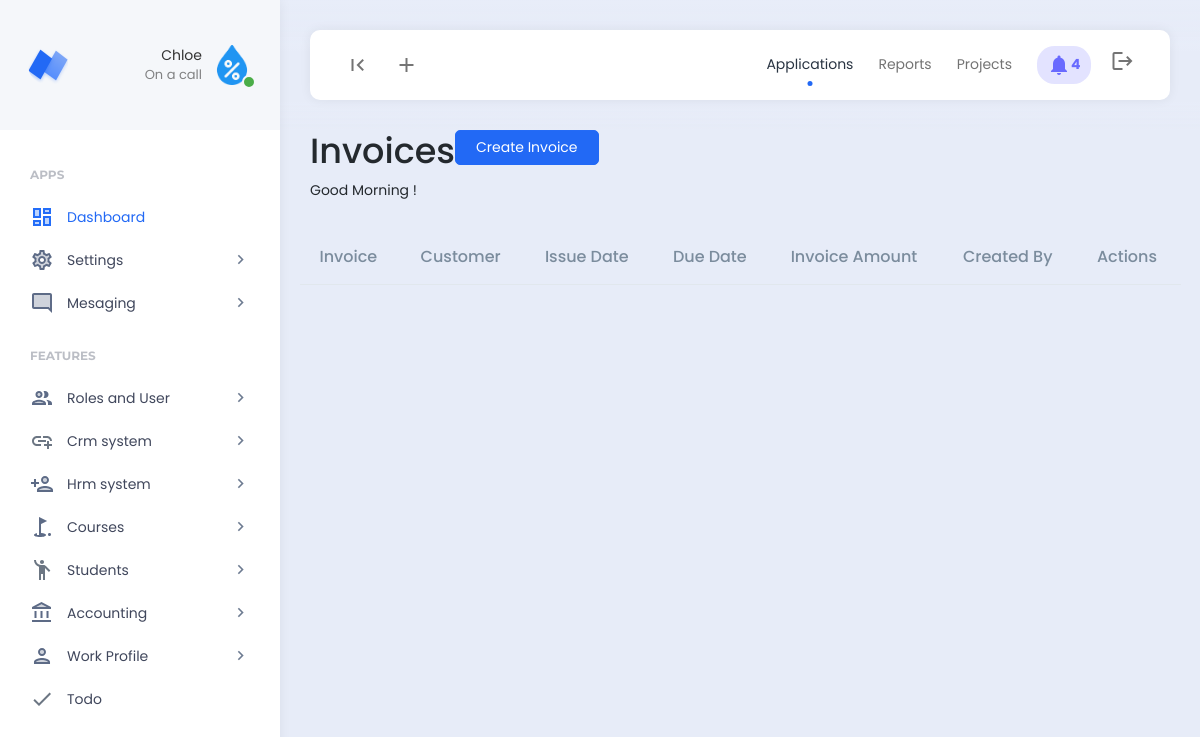
The page /invoice/ (signed in) on the database as committed earlier.
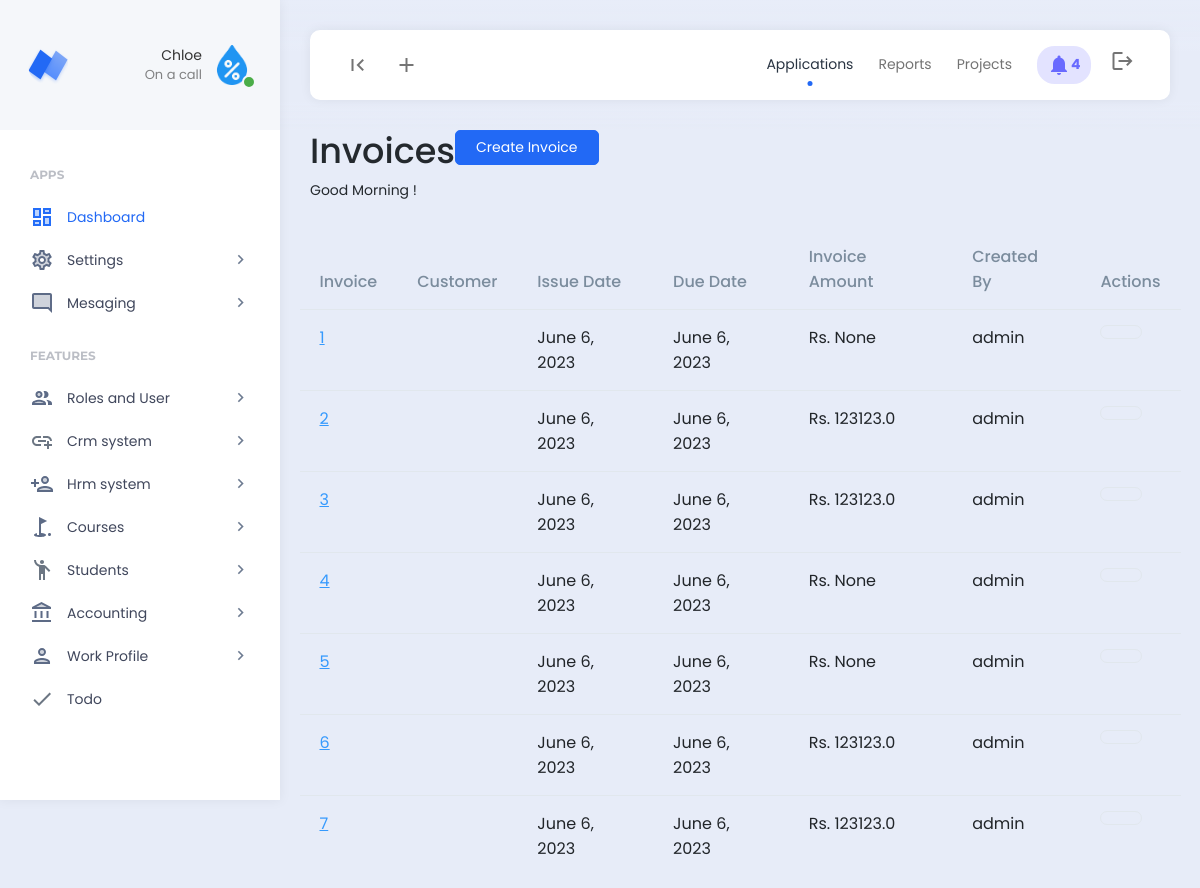
The same page on the database as committed later.
### finance/models.py (models this page shows, shortened)
class Invoice(models.Model):
    student = models.ForeignKey(Student, on_delete=models.SET_NULL, null = True)
    misc_name = models.CharField(max_length=255,null = True, blank = True)
    misc_amount = models.FloatField(null = True, blank = True)
    discount = models.FloatField(null = True, blank = True)
    remarks = models.CharField(max_length = 255, null = True, blank = True)
    created_by = models.CharField(max_length = 255, null = True, blank = True)
    due_date = models.DateField()
    invoice_amount = models.FloatField(null = True, blank = True)
    created = models.DateField(auto_now_add=True)
    class Meta:
        verbose_name_plural = "01. Invoices"

### finance/views.py (the view)
# urls.py: path("invoice/", views.invoice, name="invoice"),
def invoice(request):
    if 'read_finance' in custom_data_views(request):
        invoices = Invoice.objects.all()
        context={
            'invoices':invoices
            }
        return render (request, 'finance/invoices.html',context)
    else:
        messages.info(request, "Unauthorized access.")
        return redirect('home')

### templates/finance/invoices.html (shortened to what this page needs)
{% load static %}{% include 'header.html' %}
<div class="app-content">
    <div class="content-wrapper">
        <div class="hk-pg-header">
			<div class="d-flex">
				<div class="d-flex flex-wrap justify-content-between flex-1">
					<div class="mb-md-0 mb-2 me-8">
						<div class="d-flex align-items-center">
							<h1 class="pg-title">Invoices</h1>
						</div>
						<p id="greeting"></p>
					</div>
					<div class="pg-header-action-wrap">
						{% if 'create_finance' in permissions %}
						<a href="{% url 'create_invoice' %}"><button class="btn btn-primary">Create Invoice</button></a>
						{% endif %}
					</div>
				</div>
			</div>
		</div>
		<div class="invoice-body mt-3">
			<div class="row">
				<table id="datable_1" class="table nowrap w-100 mb-5">
					<thead>
						<tr>
							<th>Invoice</th>
							<th>Customer</th>
							<th>Issue Date</th>
							<th>Due Date</th>
							<th>Invoice Amount</th>
							<th>Created By</th>
							<th>Actions</th>
						</tr>
					</thead>
					<tbody>
						{% for invoices in invoices %}
						<tr>
							<td><a href="#" class="table-link-text link-high-em">{{invoices.id}}</a></td>
							<td>{{invoices.customer}}</td>
							<td>{{invoices.created}}</td>
							<td>{{invoices.created}}</td>
							<td>Rs. {{invoices.invoice_amount}}</td>
							<td>{{invoices.created_by}}</td>
							{% if 'read_finance' in permissions %}
							<td>
								<a class="btn btn-icon btn-flush-dark btn-rounded flush-soft-hover" data-bs-toggle="tooltip" data-bs-placement="top" title="" data-bs-original-title="View" href="{% url 'view_invoice' id=invoices.id %}"></a>
							</td>
							{% else %}
                            <td>---</td>
							{% endif %}
						</tr>
						{% endfor %}
					</tbody>
				</table>
			</div>
		</div>
	</div>
</div>
{% include 'footer.html' %}

Rows that differ between the two databases and show on the page:
added Invoice: id "1", created "June 6, 2023", invoice_amount "None", created_by "admin"
added Invoice: id "2", created "June 6, 2023", invoice_amount "123123.0", created_by "admin"
added Invoice: id "3", created "June 6, 2023", invoice_amount "123123.0", created_by "admin"
added Invoice: id "4", created "June 6, 2023", invoice_amount "None", created_by "admin"
added Invoice: id "5", created "June 6, 2023", invoice_amount "None", created_by "admin"
added Invoice: id "6", created "June 6, 2023", invoice_amount "123123.0", created_by "admin"
added Invoice: id "7", created "June 6, 2023", invoice_amount "123123.0", created_by "admin"
